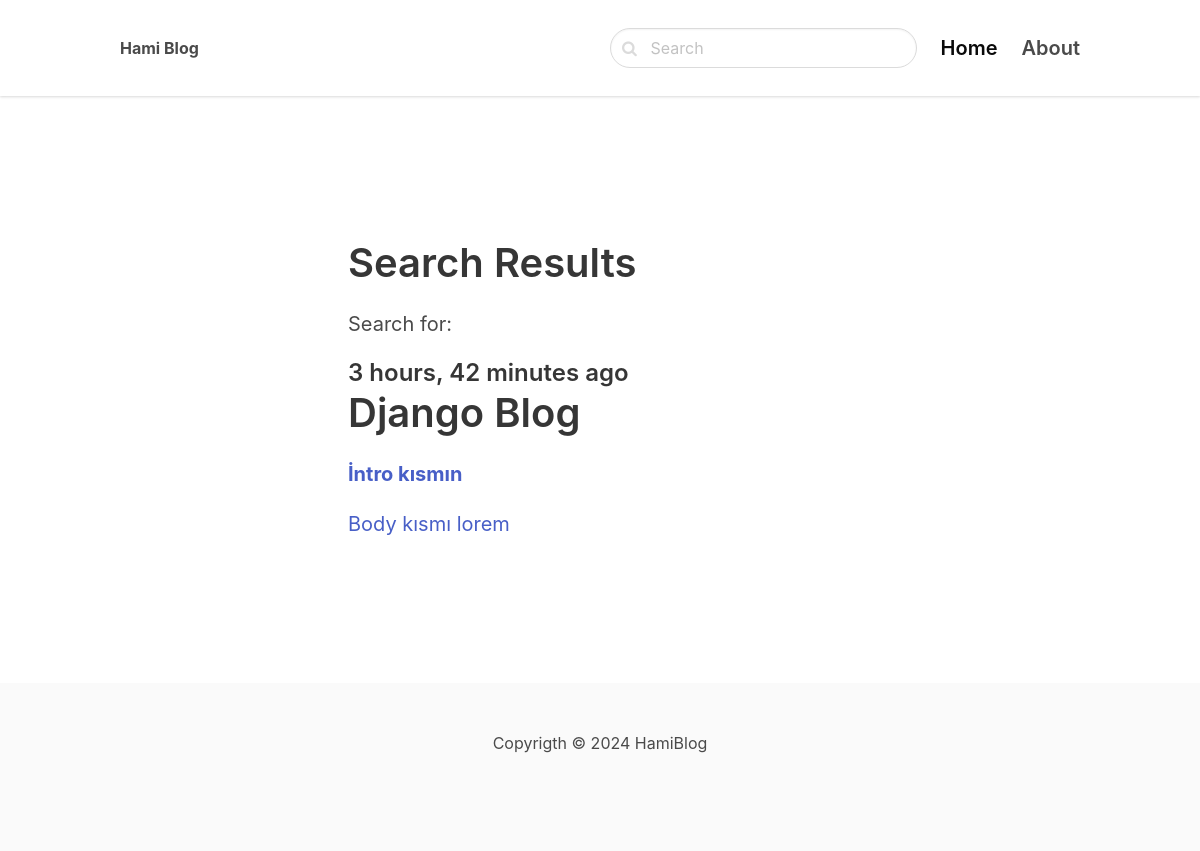
The app's page /search/ with its own data.
### blog/models.py (models this page shows, shortened)
class Post(models.Model):
    ACTIVE = "active"
    DRAFT = "draft"
    CHOICES_STATUS = (
        (ACTIVE, "Active"),
        (DRAFT, "Draft"),
    )
    category = models.ForeignKey(
        Category, on_delete=models.CASCADE, related_name="posts"
    )
    title = models.CharField(max_length=255)
    slug = models.SlugField()
    intro = models.TextField()
    body = models.TextField()
    created_at = models.DateTimeField(auto_now_add=True)
    status = models.CharField(max_length=10, choices=CHOICES_STATUS, default=DRAFT)
    image = models.ImageField(upload_to="uploads/", null=True, blank=True)
    class Meta:
        ordering = ("-created_at",)

### blog/views.py (the view)
# urls.py: path('search/',views.search, name='search'),
def search(request):
    query = request.GET.get("query", "")
    posts = Post.objects.filter(status=Post.ACTIVE).filter(
        Q(title__icontains=query) | Q(intro__icontains=query) | Q(body__icontains=query)
    )
    return render(request, "blog/search.html", {"posts": posts, "query": query})

### blog/templates/blog/search.html (shortened to what this page needs)
{% extends 'core/core.html' %}
{% block content %}
<section class="hero ">
    <div class="hero-body">
        <div class="container">
            <section class="section">
                <div class="columns">
                    <div class="column is-8 is-offset-2">
                        <div class="content is-medium">
                            <h1 class="title">Search Results</h1>
                            <p>Search for: {{ query }}</p>
                        {% for post in posts %}
                        <div class="content is-medium">
                            <a href="{% url 'post_detail' post.category.slug post.slug %}">
                                <h2 class="subtitle is-4">{{ post.created_at | timesince }} ago</h2>
                                <h1 class="title">{{ post.title }}</h1>
                                <p><strong>{{ post.intro }} </strong></p>
                                <p>{{ post.body }}</p>
                            </a>
                        </div>
                        {% empty %}
                            <div class="content">
                                <p>No results for the given query.. </p>
                            </div>
                        {% endfor %}
                    </div>
                </div>
            </section>
        </div>
    </div>
</section>
{% endblock %}

### records on screen
Post: created_at "3 hours, 42 minutes", title "Django Blog", intro "İntro kısmın", body "Body kısmı lorem"
